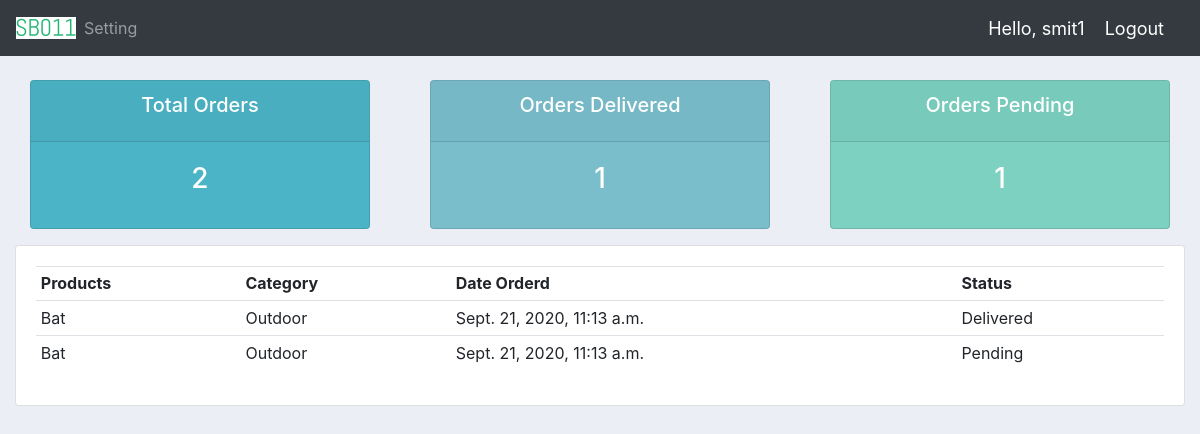
Page /user/ (signed in) on the committed database.
### accounts/models.py (models this page shows, shortened)
class Order(models.Model):
    STATUS = (
        ('Pending', 'Pending'),
        ('Out of delivery', 'Out of delivery'),
        ('Delivered', 'Delivered'),
    )
    Customer = models.ForeignKey(
        Customer, null=True, on_delete=models.SET_NULL)
    Product = models.ForeignKey(Product, null=True, on_delete=models.SET_NULL)
    date_created = models.DateTimeField(auto_now_add=True)
    status = models.CharField(max_length=200, choices=STATUS)

class Product(models.Model):
    CATEGORY = (
        ('Indoor', 'Indoor'),
        ('Outdoor', 'Outdoor'),
    )
    name = models.CharField(max_length=200)
    price = models.FloatField()
    category = models.CharField(max_length=200, choices=CATEGORY)
    description = models.CharField(max_length=200)
    date_created = models.DateTimeField(auto_now_add=True)
    tags = models.ManyToManyField(Tag)
    def __str__(self):
        return self.name

### accounts/decorders.py (the view)
        def wrapper_func(request, *args, **kwargs):
            group = None
            if request.user.groups.exists():
                group = request.user.groups.all()[0].name
            if group in allowed_roles:
                return view_func(request, *args, **kwargs)
            else:
                return HttpResponse('You are unauthenticated!!')

### accounts/decorders.py (called while the page is built)
def allowed_user(allowed_roles=[]):
    def decorater(view_func):
        def wrapper_func(request, *args, **kwargs):
            group = None
            if request.user.groups.exists():
                group = request.user.groups.all()[0].name
            if group in allowed_roles:
                return view_func(request, *args, **kwargs)
            else:
                return HttpResponse('You are unauthenticated!!')
        return wrapper_func
    return decorater

### accounts/views.py (called while the page is built)
@login_required(login_url='login')
@allowed_user(allowed_roles=['customer'])
def userpage(request):
    order = request.user.customer.order_set.all()
    total_order = order.count()
    delivered = order.filter(status='Delivered').count()
    pending = order.filter(status='Pending').count()
    contain = {'order': order, 'total_order': total_order,
               'delivered': delivered, 'pending': pending}
    return render(request, 'accounts/user.html', contain)

### accounts/templates/accounts/user.html
{% extends 'accounts/main.html' %}
{% block content %}
{% include 'accounts/status.html' %}
<div class="row">
    <div class="col-md">
        <div class="card card-body">
            <table class="table table-sm">
                <tr>
                    <th>Products</th>
                    <th>Category</th>
                    <th>Date Orderd</th>
                    <th>Status</th>
                </tr>
                {% for i in order %}
                <tr>
                    <td>{{i.Product}}</td>
                    <td>{{i.Product.category}}</td>
                    <td>{{i.date_created}}</td>
                    <td>{{i.status}}</td>
                </tr>
                {% endfor %}
            </table>
        </div>
    </div>
</div>
{% endblock content %}

### accounts/templates/accounts/navbar.html (shortened to what this page needs)
{% load static %}
<nav class="navbar navbar-expand-lg navbar-dark bg-dark">
    <img src="{% static '/images/logo2.png'%}">
    <div class="collapse navbar-collapse" id="navbarNav">
        <ul class="navbar-nav">
            {% if request.user.is_staff %}
            <li class="nav-item active">
                <a class="nav-link" href="{% url 'home' %}">Home <span class="sr-only">(current)</span></a>
            </li>
            <li class="nav-item">
                <a class="nav-link" href="{% url 'product' %}">Products</a>
            </li>
            {% else %}
            <li class="nav-item">
                <a class="nav-link" href="{% url 'account' %}">Setting</a>
            </li>
            {% endif %}
        </ul>
    </div>
    <span class="hello-msg">Hello, {{request.user}}</span>
    <span><a class="hello-msg" href="{% url 'logout' %}">Logout</a></span>
</nav>

### static/css/main.css (style rules this page uses)
body { background-color: #ebeff5; }

### accounts/templates/accounts/navbar.html (style rules this page uses)
.hello-msg { font-size: 18px; color: #fff; margin-right: 20px; }

### rows in the picture
Order: Product "Bat", Product.category "Outdoor", date_created "Sept. 21, 2020, 11:13 a.m.", status "Delivered"
Order: Product "Bat", Product.category "Outdoor", date_created "Sept. 21, 2020, 11:13 a.m.", status "Pending"

### other values in the picture
{{ request.user }} "smit1"
{{ total_order }} "2"
{{ delivered }} "1"
{{ pending }} "1"
